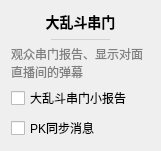
           <widget class="QWidget" name="danmakuCuanmenSettingsCard" native="true">
            <property name="geometry">
             <rect>
              <x>370</x>
              <y>160</y>
              <width>161</width>
              <height>151</height>
             </rect>
            </property>
            <property name="styleSheet">
             <string notr="true">#danmakuCuanmenSettingsCard
{
	background: #f7f7ff;
	border: none;
	border-radius: 5px;
}</string>
            </property>
            <layout class="QVBoxLayout" name="verticalLayout_32">
             <item>
              <widget class="QLabel" name="label_19">
               <property name="sizePolicy">
                <sizepolicy hsizetype="Preferred" vsizetype="Fixed">
                 <horstretch>0</horstretch>
                 <verstretch>0</verstretch>
                </sizepolicy>
               </property>
               <property name="styleSheet">
                <string notr="true">font-size: 14px;
font-weight: 500;</string>
               </property>
               <property name="text">
                <string>大乱斗串门</string>
               </property>
               <property name="alignment">
                <set>Qt::AlignCenter</set>
               </property>
              </widget>
             </item>
             <item>
              <widget class="QWidget" name="widget_17" native="true">
               <property name="minimumSize">
                <size>
                 <width>0</width>
                 <height>1</height>
                </size>
               </property>
               <property name="maximumSize">
                <size>
                 <width>16777215</width>
                 <height>1</height>
                </size>
               </property>
               <property name="styleSheet">
                <string notr="true">background: lightgray;
margin: 40px;</string>
               </property>
              </widget>
             </item>
             <item>
              <widget class="QLabel" name="label_23">
               <property name="styleSheet">
                <string notr="true">color: gray;</string>
               </property>
               <property name="text">
                <string>观众串门报告、显示对面直播间的弹幕</string>
               </property>
               <property name="wordWrap">
                <bool>true</bool>
               </property>
              </widget>
             </item>
             <item>
              <widget class="QCheckBox" name="pkChuanmenCheck">
               <property name="cursor">
                <cursorShape>PointingHandCursor</cursorShape>
               </property>
               <property name="toolTip">
                <string>&lt;html&gt;&lt;head/&gt;&lt;body&gt;&lt;p&gt;大乱斗对面过来串门自动欢迎（需开启自动欢迎）；&lt;/p&gt;&lt;p&gt;自己观众去对面串门打小报告（放心，只有自己看得到）&lt;/p&gt;&lt;/body&gt;&lt;/html&gt;</string>
               </property>
               <property name="styleSheet">
                <string notr="true">己方到对方串门：xxx跑到对面串门
对方到己方串门：[对面] xxx 进入直播间</string>
               </property>
               <property name="text">
                <string>大乱斗串门小报告</string>
               </property>
              </widget>
             </item>
             <item>
              <widget class="QCheckBox" name="pkMsgSyncCheck">
               <property name="cursor">
                <cursorShape>PointingHandCursor</cursorShape>
               </property>
               <property name="toolTip">
                <string>&lt;html&gt;&lt;head/&gt;&lt;body&gt;&lt;p&gt;在打视频大乱斗的时候，同步显示对面直播间的弹幕消息，格式如下：&lt;/p&gt;&lt;p&gt;[同步] 灰色弹幕&lt;/p&gt;&lt;/body&gt;&lt;/html&gt;</string>
               </property>
               <property name="styleSheet">
                <string notr="true">视频大乱斗时显示对面的消息，格式如下：
[同步] 昵称 灰色弹幕</string>
               </property>
               <property name="text">
                <string>PK同步消息</string>
               </property>
               <property name="tristate">
                <bool>true</bool>
               </property>
              </widget>
             </item>
            </layout>
           </widget>
